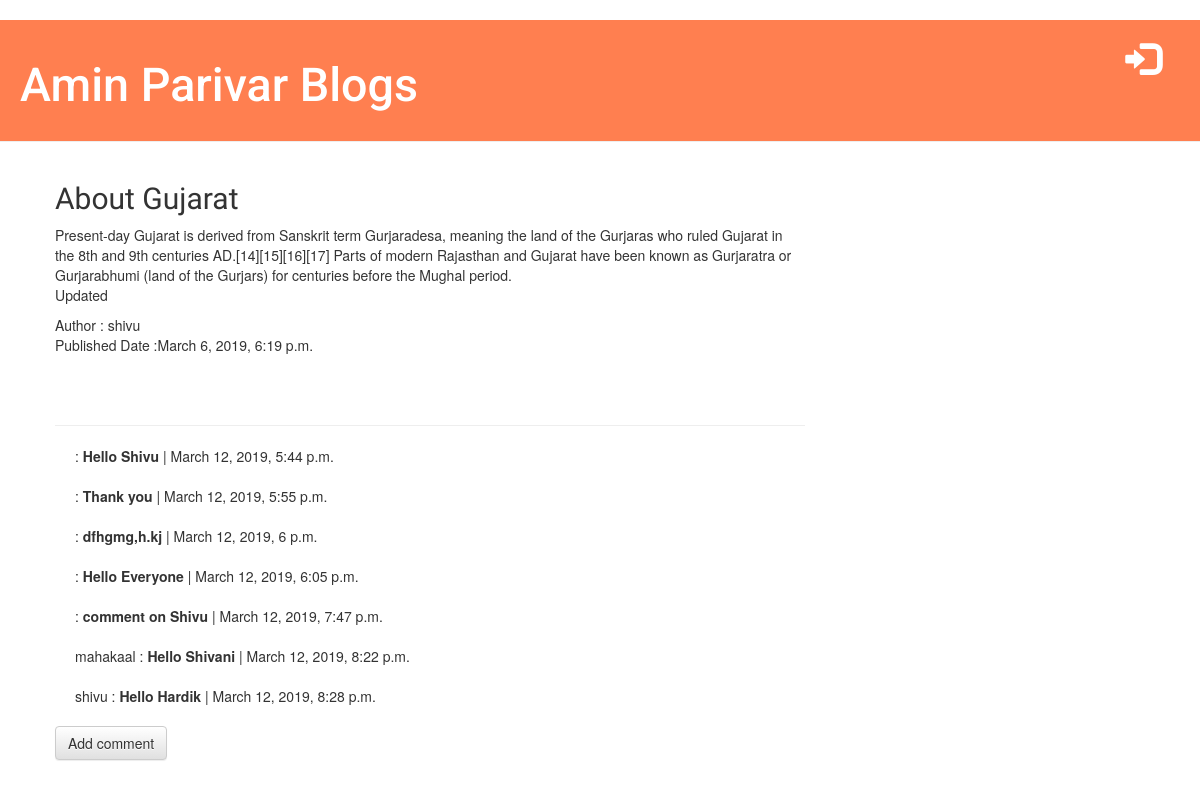
The app's page /post/2/ with its own data.
### blog/models.py (models this page shows, shortened)
class Post (models.Model):
    author = models.ForeignKey(settings.AUTH_USER_MODEL, on_delete=models.CASCADE)
    title = models.CharField(max_length = 200)
    text = models.TextField()
    created_date = models.DateTimeField(default=timezone.now)
    published_date = models.DateTimeField(blank=True, null = True)

class Comment(models.Model):
    post = models.ForeignKey('blog.Post', on_delete=models.CASCADE, related_name='comments')
    author = models.CharField(max_length = 200)
    text = models.TextField()
    posted_date = models.DateTimeField(default=timezone.now)
    approved = models.BooleanField(default = False)

### blog/views.py (the view)
# urls.py: path('post/<int:pk>/', views.post_detail, name='post_detail'),
def post_detail(request, pk):
    post = get_object_or_404(Post,pk=pk)
    return render(request, 'blog/post_detail.html', {'post': post})

### blog/templates/blog/post_detail.html (shortened to what this page needs)
{% extends 'blog/base.html' %}
  {% block content %}
    <div class= "post">
                <h2>{{ post.title }}
                </h2>
                <p>{{ post.text|linebreaksbr }}</p>
                <p> Author  :  {{post.author}} <br> Published Date :{{ post.published_date }}</p>
                </div>
          <hr>
            {% for comment in post.comments.all %}
            {% if user.is_authenticated or comment.approved %}
            <div class="comment">
                <p > {{comment.author }} : <strong> {{ comment.text}} </strong>| {{ comment.posted_date}} </p>
            </div>
            {% endif %}
        {% empty %}
            <p>No comments here yet :(</p>
        {% endfor %}
          <a class="btn btn-default" href="{% url 'add_comment_to_post' pk=post.pk %}">Add comment</a>
  {% endblock %}

### blog/static/css/blog.css (style rules this page uses)
h1, h2, h3, h4 { font-family: 'Muli'; }
.post { margin-bottom: 70px; }
.comment { margin: 20px 0px 20px 20px; }

### records on screen
Post: title "About Gujarat", text "Present-day Gujarat is derived from Sanskrit term Gurjaradesa, meaning the land of the Gurjaras who ruled Gujarat in the 8th and 9th centuries AD.[14][15][16][17] Parts of modern Rajasthan and Gujarat have been known as Gurjaratra or Gurjarabhumi (land of the Gurjars) for centuries before the Mughal period. Updated", author "shivu", published_date "March 6, 2019, 6:19 p.m."
Comment: text "Hello Shivu", posted_date "March 12, 2019, 5:44 p.m."
Comment: text "Thank you", posted_date "March 12, 2019, 5:55 p.m."
Comment: text "dfhgmg,h.kj", posted_date "March 12, 2019, 6 p.m."
Comment: text "Hello Everyone", posted_date "March 12, 2019, 6:05 p.m."
Comment: text "comment on Shivu", posted_date "March 12, 2019, 7:47 p.m."
Comment: author "mahakaal", text "Hello Shivani", posted_date "March 12, 2019, 8:22 p.m."
Comment: author "shivu", text "Hello Hardik", posted_date "March 12, 2019, 8:28 p.m."
